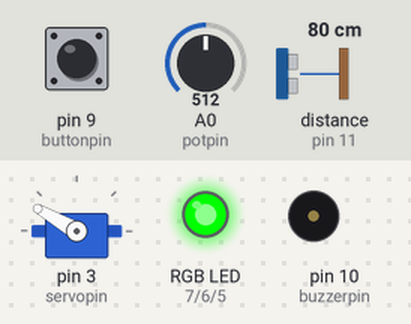
Bench run of a sketch on a simulated Arduino Uno, built with avr-gcc and run on an emulated ATmega328P. On the bench: servo, an RGB LED mixed from three pins (HIGH = lit), buzzer (waves = sounding). Wiring (inferred from the names in the program): ultrasonic range finder: trigger pin 12; echo pin 11. The test bench sets the inputs (shaded band); at power-on: distance to the obstacle (sensor on pin 11) 80 cm, pin 9 (buttonpin) LOW, A0 (potpin) = 512. The echo pulse lasts 58.3 µs per cm; pins used as bus, display or sensor lines are not drawn; what the sketch prints to the serial monitor is not drawn.

Above: at 1.2 s.
1.3 s: distance to the obstacle (sensor on pin 11) set to 2 cm
At 1.66 s:
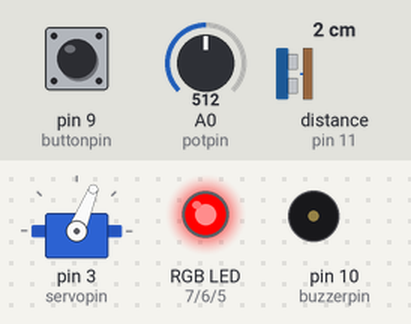
4.3 s: pin 9 (buttonpin) pulled HIGH for 0.15 s
7.4 s: distance to the obstacle (sensor on pin 11) set to 18 cm
At 8.0 s:
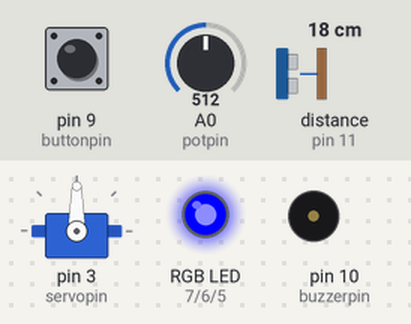
8.9 s: A0 (potpin) set to 113
At 9.5 s:
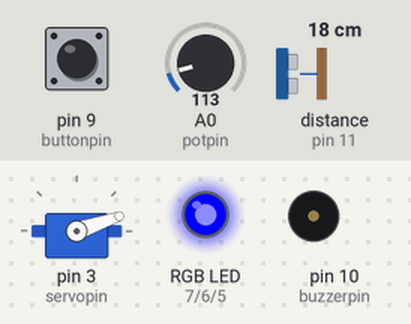
10.4 s: A0 (potpin) set to 96
At 11.4 s:
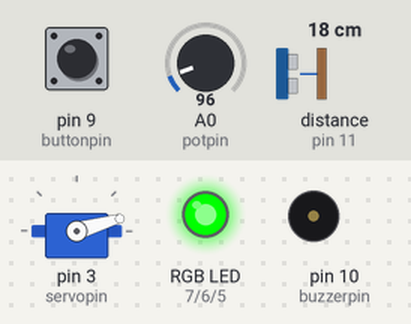
11.9 s: pin 9 (buttonpin) pulled HIGH for 1 s
At 12.06 s:
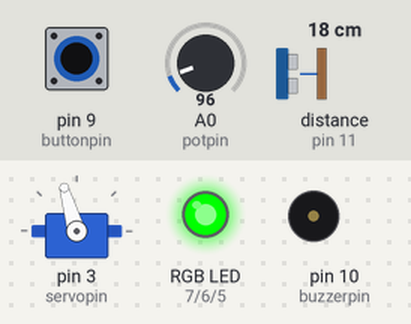
Timing chart, 0 to 20.3 s (numbered marks = the images above; inputs shaded):
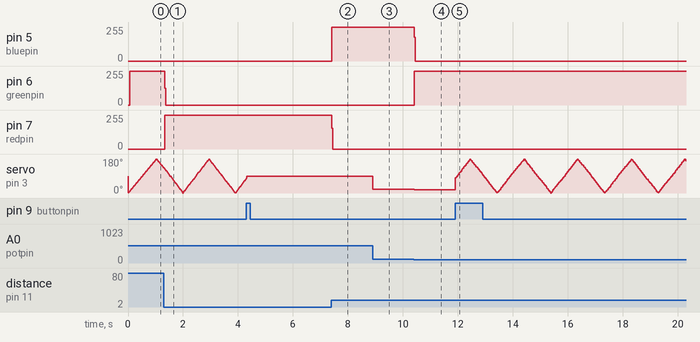

The sketch:

proximity_monitor.ino
```cpp
// ======================
// OBJECTS
// ======================
#include <Servo.h>
Servo scanner;

// ======================
// GLOBAL VARIABLES
// ======================

// Ultrasonic sensor pins
const int trigpin = 12;
const int echopin = 11;

// Buzzer
const int buzzerpin = 10;
const int warningtone = 1000;
const int dangertone = 1000;

// Button
const int buttonpin = 9;

// LEDs
const int redpin = 7;
const int greenpin = 6;
const int bluepin = 5;

// Servo
const int servopin = 3;

// Distance thresholds (adjusted by potentiometer in AUTO mode)
int baseWarning = 25;
int warningdistance = 25;
const int dangerdistance = 10;

// Potentiometer
const int potpin = A0;

// ======================
// ENUMS
// ======================
enum Mode { AUTO, MANUAL };
enum systemState { SAFE, WARNING, DANGER };

Mode currentmode = AUTO;
systemState currentstate = SAFE;

// ======================
// SETUP PINS
// ======================
void initializePins() {

  pinMode(trigpin, OUTPUT);
  pinMode(echopin, INPUT);
  digitalWrite(trigpin, LOW);

  pinMode(buzzerpin, OUTPUT);

  pinMode(buttonpin, INPUT);

  pinMode(redpin, OUTPUT);
  pinMode(greenpin, OUTPUT);
  pinMode(bluepin, OUTPUT);

  scanner.attach(servopin);
}

// ======================
// MODE SWITCH (button toggle)
// ======================
void checkModeSwitch() {

  static bool previousState = LOW;
  bool currentButtonState = digitalRead(buttonpin);

  // Detect rising edge (button press)
  if (previousState == LOW && currentButtonState == HIGH) {
    currentmode = (currentmode == AUTO) ? MANUAL : AUTO;
  }

  previousState = currentButtonState;

  // Potentiometer ONLY used in MANUAL mode
  if (currentmode ==  MANUAL) {

    int potState = analogRead(potpin);

    // map pot to a small adjustment range instead of full override
    int offset = map(potState, 0, 1023, -10, 10);

    warningdistance = baseWarning + offset;
  }
}

// ======================
// ULTRASONIC READ
// ======================
long readDistance() {

  digitalWrite(trigpin, LOW);
  delayMicroseconds(2);

  digitalWrite(trigpin, HIGH);
  delayMicroseconds(10);
  digitalWrite(trigpin, LOW);

  long duration = pulseIn(echopin, HIGH, 20000);

  // If sensor fails, return invalid marker
  if (duration == 0) return -1;

  return (0.0343 * duration) / 2;
}

// ======================
// DISTANCE FILTER
// ======================
long getSmoothedDistance() {

  static long lastValidDistance = 100;   // starting value

  long d = readDistance();

  // Sensor failed or reading is impossible
  if (d < 2 || d > 400) {
    return lastValidDistance;
  }

  // Save the newest valid reading
  lastValidDistance = d;

  return lastValidDistance;
}

// ======================
// STATE MACHINE
// ======================
void updateState(long distance) {

  if (distance < 0) {
    return; // ignore bad readings completely
  }

  if (distance <= dangerdistance) {
    currentstate = DANGER;
  }
  else if (distance <= warningdistance) {
    currentstate = WARNING;
  }
  else {
    currentstate = SAFE;
  }
}
// ======================
// OUTPUTS (LED + BUZZER)
// ======================
void updateOutputs() {

  noTone(buzzerpin);

  // HARD OFF all LEDs first
  digitalWrite(redpin, LOW);
  digitalWrite(greenpin, LOW);
  digitalWrite(bluepin, LOW);

  switch (currentstate) {

    case SAFE:
      digitalWrite(greenpin, HIGH);
      break;

    case WARNING:
      digitalWrite(bluepin, HIGH);
      break;

    case DANGER:
      digitalWrite(redpin, HIGH);
      //tone(buzzerpin, dangertone);
      break;
  }
}
// ======================
// SERVO (SMOOTH NON-BLOCKING SWEEP)
// ======================
void rotateServo() {

  static int angle = 0;
  static int step = 2;
  static unsigned long lastUpdate = 0;

  const int interval = 10;

  // timing control prevents jitter in the servo
  if (millis() - lastUpdate >= interval) {
    lastUpdate = millis();

    if (currentmode == AUTO) {

      angle += step;

      // reverse direction at limits
      if (angle >= 180 || angle <= 0) {
        step = -step;
      }

      scanner.write(angle);
    }

    else {
      int potState = analogRead(potpin);
      int rotation = map(potState, 0, 1023, 0, 180);

      scanner.write(rotation);
    }
  }
}

// ======================
// SERIAL DEBUG OUTPUT
// ======================
void printSystemData(long distance) {

  Serial.print("[MODE]: ");
  Serial.print(currentmode == AUTO ? "AUTO" : "MANUAL");

  Serial.print(" | DIST: ");
  Serial.print(distance);

  Serial.print(" | STATE: ");

  switch (currentstate) {

    case SAFE:
      Serial.println("SAFE");
      break;

    case WARNING:
      Serial.println("WARNING");
      break;

    case DANGER:
      tone(buzzerpin, dangertone);
      Serial.println("DANGER");
      break;
  }
}

// ======================
// SETUP
// ======================
void setup() {
  initializePins();
  Serial.begin(115200);
}

// ======================
// LOOP
// ======================
void loop() {

  checkModeSwitch();

  long distance = getSmoothedDistance();

  updateState(distance);

  updateOutputs();

  rotateServo();

  printSystemData(distance);
}
```

Measured:
- the behaviour switches between 103 and 102 on A0 (potpin) (found by bisection; images 3 and 4)
- after the input at 1.3 s, pin 6 (greenpin): 255/255 → 0/255 at once; pin 7 (redpin): 0/255 → 254/255 at once
- after the input at 7.4 s, pin 5 (bluepin): 0/255 → 255/255 at once; pin 7 (redpin): 254/255 → 0/255 at once; tone on pin 10 (buzzerpin): stays silent (without the input it goes to 1000 Hz after 1.5 s)
- after the input at 8.9 s, servo on pin 3 (servopin): 90° → 19° at once
- after the input at 10.4 s, pin 5 (bluepin): 255/255 → 0/255 at once; pin 6 (greenpin): 0/255 → 255/255 at once; servo on pin 3 (servopin): 19° → 16° at once
